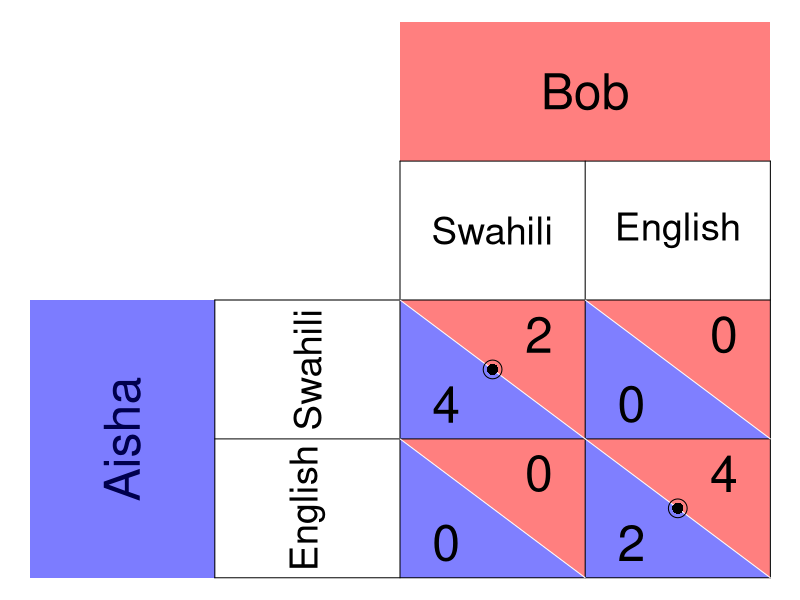

This figure's R source:
require(ggplot2)
require(shape)
pdf(file = "society/disagreement_matrix.pdf", width = 9, height = 7)

par(mar =  c(0, 0, 0, 0))
xlims <- c(0, 8)
ylims <- c(0, 8)

#TextSizes
PlayerSize <- 3
StratSize <- 2.3
PayoffSize <- 3

#Payoffs are listed as c("NW", "SW", "NE", "SE")

#Considerations for Player 1
P1Name <- c("Aisha")
P1Strat <- c("Swahili", "English")
P1Payoffs <- c("4", "0", "0", "2")
P1BR1 <- c("NW") #Must be NW or SW - the BR prints accordingly. 
P1BR2 <- c("SE") #Must be NE or SE - the BR prints accordingly. 
#NW = (5, 3); SW = (5,1); NE = (7, 3); SE = (7, 1)

#Considerations for Player 2
P2Name <- c("Bob")
P2Strat <- c("Swahili", "English")
P2Payoffs <- c("2", "0", "0", "4")
P2BR1 <- c("NW") #Must be NW or SW - the BR prints accordingly. 
P2BR2 <- c("SE") #Must be NE or SE - the BR prints accordingly. 

plot(0, 0, xlim = xlims, ylim = ylims, type = "n",
     xlab = expression(""),
     ylab = expression(""),
     xaxt = "n", 
     yaxt = "n", 
     cex.lab = 2, 
     bty = "n")



#Color and label for Player 1 and their strategies
polygon(c(0,0,2,2,0), c(0,4,4,0,0), col=rgb(0, 0, 1, 0.3), density=NULL, border = NA)
text(1, 2, P1Name[1], srt = 90, cex = PlayerSize)

polygon(c(0,0,2,2,0), c(0,4,4,0,0), col=rgb(0, 0, 1, 0.3), density=NULL, border = NA)
text(3, 3, P1Strat[1], cex = StratSize, srt = 90)
text(3, 1, P1Strat[2], cex = StratSize, srt = 90)


#Color and label for Player 2
polygon(c(4,4,8,8,4), c(8,6,6,8,8), col=rgb(1, 0, 0, 0.5), density=NULL, border = NA)
text(6, 7, P2Name[1], cex = PlayerSize)

text(5, 5, P2Strat[1], cex = StratSize)
text(7, 5, P2Strat[2], cex = StratSize)

#NorthWest cell 
#P1
polygon(c(4,4,6,4), c(4,2,2,4), col=rgb(0, 0, 1, 0.5), density=NULL, border = NA)
#P2
polygon(c(4,6,6,4), c(4,4,2,4), col=rgb(1, 0, 0, 0.5), density=NULL, border = NA)

#P1
text(4.5, 2.5, P1Payoffs[1], cex = PayoffSize)
#P2
text(5.5, 3.5, P2Payoffs[1], cex = PayoffSize)

#SouthWest cell  
#P1
polygon(c(4,4,6,4), c(2,0,0,2), col=rgb(0, 0, 1, 0.5), density=NULL, border = NA)
#P2
polygon(c(4,6,6,4), c(2,2,0,2), col=rgb(1, 0, 0, 0.5), density=NULL, border = NA)

#P1
text(4.5, 0.5, P1Payoffs[2], cex = PayoffSize)
#P2
text(5.5, 1.5, P2Payoffs[2], cex = PayoffSize)


#NorthEast cell 
#P1
polygon(c(6,6,8,6), c(4,2,2,4), col=rgb(0, 0, 1, 0.5), density=NULL, border = NA)
#P2
polygon(c(6,8,8,6), c(4,4,2,4), col=rgb(1, 0, 0, 0.5), density=NULL, border = NA)
#P1
text(6.5, 2.5, P1Payoffs[3], cex = PayoffSize)
#P2
text(7.5, 3.5, P2Payoffs[3], cex = PayoffSize)

#SouthEast cell 
#P1
polygon(c(6,6,8,6), c(2,0,0,2), col=rgb(0, 0, 1, 0.5), density=NULL, border = NA)
#P2
polygon(c(6,8,8,6), c(2,2,0,2), col=rgb(1, 0, 0, 0.5), density=NULL, border = NA)
#P1
text(6.5, 0.5, P1Payoffs[4], cex = PayoffSize)
#P2
text(7.5, 1.5, P2Payoffs[4], cex = PayoffSize)


#Lines for the Table
segments(8, 0, 8, 6, lty = 1, col = "black")
segments(4, 6, 8, 6, lty = 1, col = "black")
segments(2, 0, 2, 4, lty = 1, col = "black")
segments(2, 0, 8, 0, lty = 1, col = "black")
segments(2, 4, 8, 4, lty = 1, col = "black")
segments(4, 0, 4, 6, lty = 1, col = "black")
segments(2, 2, 8, 2, lty = 1, col = "black")
segments(6, 0, 6, 6, lty = 1, col = "black")

#Diagonals
#NW
segments(4, 4, 6, 2, lty = 1, col = "white")
#NE
segments(6, 4, 8, 2, lty = 1, col = "white")
#SW
segments(4, 2, 6, 0, lty = 1, col = "white")
#Se
segments(6, 2, 8, 0, lty = 1, col = "white")


#Best responses 
#P1 
if (P1BR1[1] == "NW"){
  points(5, 3, pch = 16, col = "black", cex = 1.5)
} else{points(5, 1, pch = 16, col = "black", cex = 1.5)
}

if (P1BR2[1] == "NE"){
  points(7, 3, pch = 16, col = "black", cex = 1.5)
} else{points(7, 1, pch = 16, col = "black", cex = 1.5)
}


#P2
if (P2BR1[1] == "NW"){
  points(5, 3, pch = 1, col = "black", cex = 2.5)
} else{points(7, 3, pch = 1, col = "black", cex = 2.5)
}

if (P2BR2[1] == "SW"){
  points(5, 3, pch = 1, col = "black", cex = 2.5)
} else{points(7, 1, pch = 1, col = "black", cex = 2.5)
}

dev.off()
